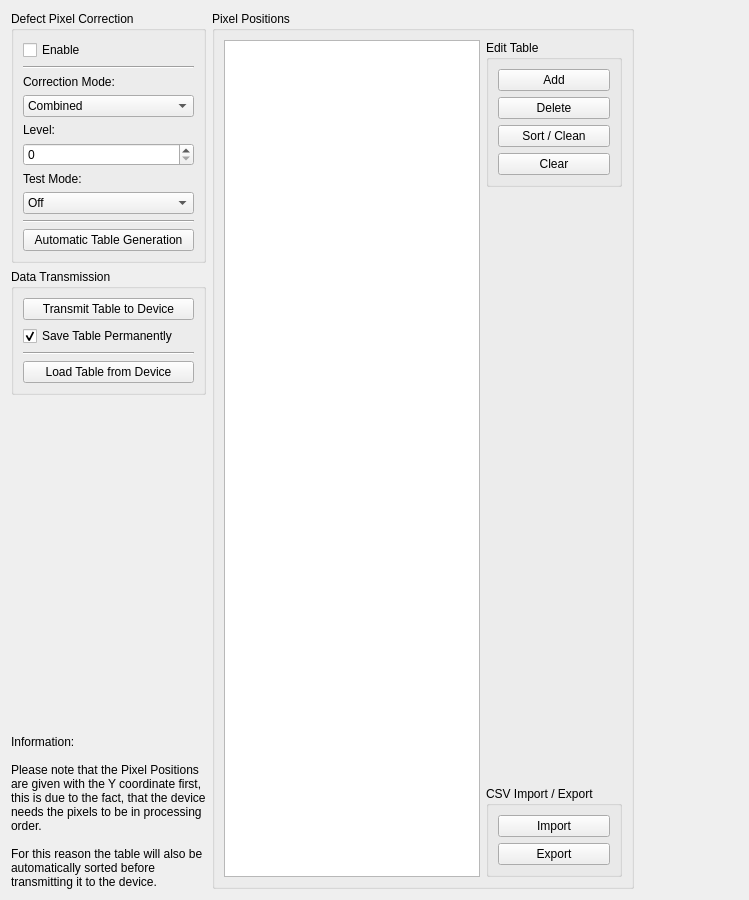
<?xml version="1.0" encoding="UTF-8"?>
<ui version="4.0">
 <class>UI_DpccBox</class>
 <widget class="QWidget" name="UI_DpccBox">
  <property name="geometry">
   <rect>
    <x>0</x>
    <y>0</y>
    <width>749</width>
    <height>900</height>
   </rect>
  </property>
  <property name="windowTitle">
   <string>Form</string>
  </property>
  <property name="styleSheet">
   <string notr="true"/>
  </property>
  <layout class="QVBoxLayout" name="verticalLayout_4">
   <item>
    <layout class="QHBoxLayout" name="horizontalLayout_2">
     <item>
      <layout class="QVBoxLayout" name="verticalLayout_7">
       <item>
        <widget class="QGroupBox" name="gbxSetup">
         <property name="minimumSize">
          <size>
           <width>0</width>
           <height>0</height>
          </size>
         </property>
         <property name="title">
          <string>Defect Pixel Correction</string>
         </property>
         <layout class="QVBoxLayout" name="verticalLayout_2">
          <item>
           <widget class="QCheckBox" name="cbxEnable">
            <property name="text">
             <string>Enable</string>
            </property>
           </widget>
          </item>
          <item>
           <widget class="Line" name="line_3">
            <property name="orientation">
             <enum>Qt::Horizontal</enum>
            </property>
           </widget>
          </item>
          <item>
           <widget class="QLabel" name="lblCorrectionMode">
            <property name="text">
             <string>Correction Mode:</string>
            </property>
           </widget>
          </item>
          <item>
           <widget class="QComboBox" name="cbxCorrectionMode">
            <property name="currentIndex">
             <number>2</number>
            </property>
            <item>
             <property name="text">
              <string>Table Based</string>
             </property>
            </item>
            <item>
             <property name="text">
              <string>Auto-Detection</string>
             </property>
            </item>
            <item>
             <property name="text">
              <string>Combined</string>
             </property>
            </item>
           </widget>
          </item>
          <item>
           <widget class="QLabel" name="lblLevel">
            <property name="text">
             <string>Level:</string>
            </property>
           </widget>
          </item>
          <item>
           <widget class="QSpinBox" name="sbxLevel">
            <property name="minimum">
             <number>0</number>
            </property>
            <property name="maximum">
             <number>5</number>
            </property>
            <property name="value">
             <number>0</number>
            </property>
           </widget>
          </item>
          <item>
           <widget class="QLabel" name="lblTestMode">
            <property name="text">
             <string>Test Mode:</string>
            </property>
           </widget>
          </item>
          <item>
           <widget class="QComboBox" name="cbxTestMode">
            <property name="currentIndex">
             <number>0</number>
            </property>
            <item>
             <property name="text">
              <string>Off</string>
             </property>
            </item>
            <item>
             <property name="text">
              <string>Calibration</string>
             </property>
            </item>
            <item>
             <property name="text">
              <string>Validation</string>
             </property>
            </item>
           </widget>
          </item>
          <item>
           <widget class="Line" name="line_2">
            <property name="orientation">
             <enum>Qt::Horizontal</enum>
            </property>
           </widget>
          </item>
          <item>
           <widget class="QPushButton" name="btnAutoLoadTable">
            <property name="text">
             <string>Automatic Table Generation</string>
            </property>
           </widget>
          </item>
         </layout>
        </widget>
       </item>
       <item>
        <widget class="QGroupBox" name="gbxDataTransmission">
         <property name="title">
          <string>Data Transmission</string>
         </property>
         <layout class="QVBoxLayout" name="verticalLayout_8">
          <item>
           <layout class="QHBoxLayout" name="horizontalLayout">
            <item>
             <widget class="QPushButton" name="btnTransmitTable">
              <property name="toolTip">
               <string>Transmits the DPC Table on the device. Check the checkbox below to save it permanently.</string>
              </property>
              <property name="text">
               <string>Transmit Table to Device</string>
              </property>
              <property name="icon">
               <iconset resource="../../ressource/ressource.qrc">
                <normaloff>:/icons/download.png</normaloff>:/icons/download.png</iconset>
              </property>
             </widget>
            </item>
           </layout>
          </item>
          <item>
           <widget class="QCheckBox" name="cbxSaveTablePermanently">
            <property name="toolTip">
             <string>Check this to save the DPC Table in the devices Flash memory, so that it can be restored after a power cycle.</string>
            </property>
            <property name="text">
             <string>Save Table Permanently</string>
            </property>
            <property name="checked">
             <bool>true</bool>
            </property>
           </widget>
          </item>
          <item>
           <widget class="Line" name="line">
            <property name="orientation">
             <enum>Qt::Horizontal</enum>
            </property>
           </widget>
          </item>
          <item>
           <layout class="QHBoxLayout" name="horizontalLayout_3">
            <item>
             <widget class="QPushButton" name="btnLoadTable">
              <property name="toolTip">
               <string>Loads the DPC Table which is stored in the permanent device memory.</string>
              </property>
              <property name="text">
               <string>Load Table from Device</string>
              </property>
              <property name="icon">
               <iconset resource="../../ressource/ressource.qrc">
                <normaloff>:/icons/upload.png</normaloff>:/icons/upload.png</iconset>
              </property>
             </widget>
            </item>
           </layout>
          </item>
         </layout>
        </widget>
       </item>
       <item>
        <spacer name="verticalSpacer">
         <property name="orientation">
          <enum>Qt::Vertical</enum>
         </property>
         <property name="sizeHint" stdset="0">
          <size>
           <width>20</width>
           <height>40</height>
          </size>
         </property>
        </spacer>
       </item>
       <item>
        <widget class="QLabel" name="label">
         <property name="sizePolicy">
          <sizepolicy hsizetype="Fixed" vsizetype="Preferred">
           <horstretch>0</horstretch>
           <verstretch>0</verstretch>
          </sizepolicy>
         </property>
         <property name="maximumSize">
          <size>
           <width>200</width>
           <height>16777215</height>
          </size>
         </property>
         <property name="text">
          <string>Information:

Please note that the Pixel Positions are given with the Y coordinate first, this is due to the fact, that the device needs the pixels to be in processing order.

For this reason the table will also be automatically sorted before transmitting it to the device.</string>
         </property>
         <property name="wordWrap">
          <bool>true</bool>
         </property>
        </widget>
       </item>
       <item>
        <spacer name="horizontalSpacer">
         <property name="orientation">
          <enum>Qt::Horizontal</enum>
         </property>
         <property name="sizeHint" stdset="0">
          <size>
           <width>40</width>
           <height>0</height>
          </size>
         </property>
        </spacer>
       </item>
      </layout>
     </item>
     <item>
      <widget class="QGroupBox" name="gbxPositionTable">
       <property name="title">
        <string>Pixel Positions</string>
       </property>
       <layout class="QGridLayout" name="gridLayout">
        <item row="1" column="1">
         <layout class="QVBoxLayout" name="verticalLayout_3">
          <item>
           <widget class="QGroupBox" name="gbxEditTable">
            <property name="title">
             <string>Edit Table</string>
            </property>
            <layout class="QVBoxLayout" name="verticalLayout">
             <item>
              <widget class="QPushButton" name="btnAdd">
               <property name="text">
                <string>Add</string>
               </property>
              </widget>
             </item>
             <item>
              <widget class="QPushButton" name="btnRemove">
               <property name="focusPolicy">
                <enum>Qt::NoFocus</enum>
               </property>
               <property name="text">
                <string>Delete</string>
               </property>
              </widget>
             </item>
             <item>
              <widget class="QPushButton" name="btnSort">
               <property name="text">
                <string>Sort / Clean</string>
               </property>
              </widget>
             </item>
             <item>
              <widget class="QPushButton" name="btnClear">
               <property name="focusPolicy">
                <enum>Qt::NoFocus</enum>
               </property>
               <property name="text">
                <string>Clear</string>
               </property>
              </widget>
             </item>
            </layout>
           </widget>
          </item>
          <item>
           <spacer name="verticalSpacer_2">
            <property name="orientation">
             <enum>Qt::Vertical</enum>
            </property>
            <property name="sizeHint" stdset="0">
             <size>
              <width>20</width>
              <height>40</height>
             </size>
            </property>
           </spacer>
          </item>
          <item>
           <widget class="QGroupBox" name="gbxImportExport">
            <property name="title">
             <string>CSV Import / Export</string>
            </property>
            <layout class="QVBoxLayout" name="verticalLayout_5">
             <item>
              <widget class="QPushButton" name="btnImport">
               <property name="focusPolicy">
                <enum>Qt::NoFocus</enum>
               </property>
               <property name="text">
                <string>Import</string>
               </property>
              </widget>
             </item>
             <item>
              <widget class="QPushButton" name="btnExport">
               <property name="focusPolicy">
                <enum>Qt::NoFocus</enum>
               </property>
               <property name="text">
                <string>Export</string>
               </property>
              </widget>
             </item>
            </layout>
           </widget>
          </item>
         </layout>
        </item>
        <item row="1" column="0">
         <widget class="QTableView" name="tblPositions">
          <property name="sizePolicy">
           <sizepolicy hsizetype="Expanding" vsizetype="Expanding">
            <horstretch>0</horstretch>
            <verstretch>0</verstretch>
           </sizepolicy>
          </property>
          <property name="minimumSize">
           <size>
            <width>0</width>
            <height>0</height>
           </size>
          </property>
          <property name="maximumSize">
           <size>
            <width>16777215</width>
            <height>16777215</height>
           </size>
          </property>
          <property name="focusPolicy">
           <enum>Qt::NoFocus</enum>
          </property>
         </widget>
        </item>
       </layout>
      </widget>
     </item>
     <item>
      <spacer name="horizontalSpacer_2">
       <property name="orientation">
        <enum>Qt::Horizontal</enum>
       </property>
       <property name="sizeHint" stdset="0">
        <size>
         <width>40</width>
         <height>20</height>
        </size>
       </property>
      </spacer>
     </item>
    </layout>
   </item>
  </layout>
 </widget>
 <resources>
  <include location="../../ressource/ressource.qrc"/>
 </resources>
 <connections/>
</ui>
